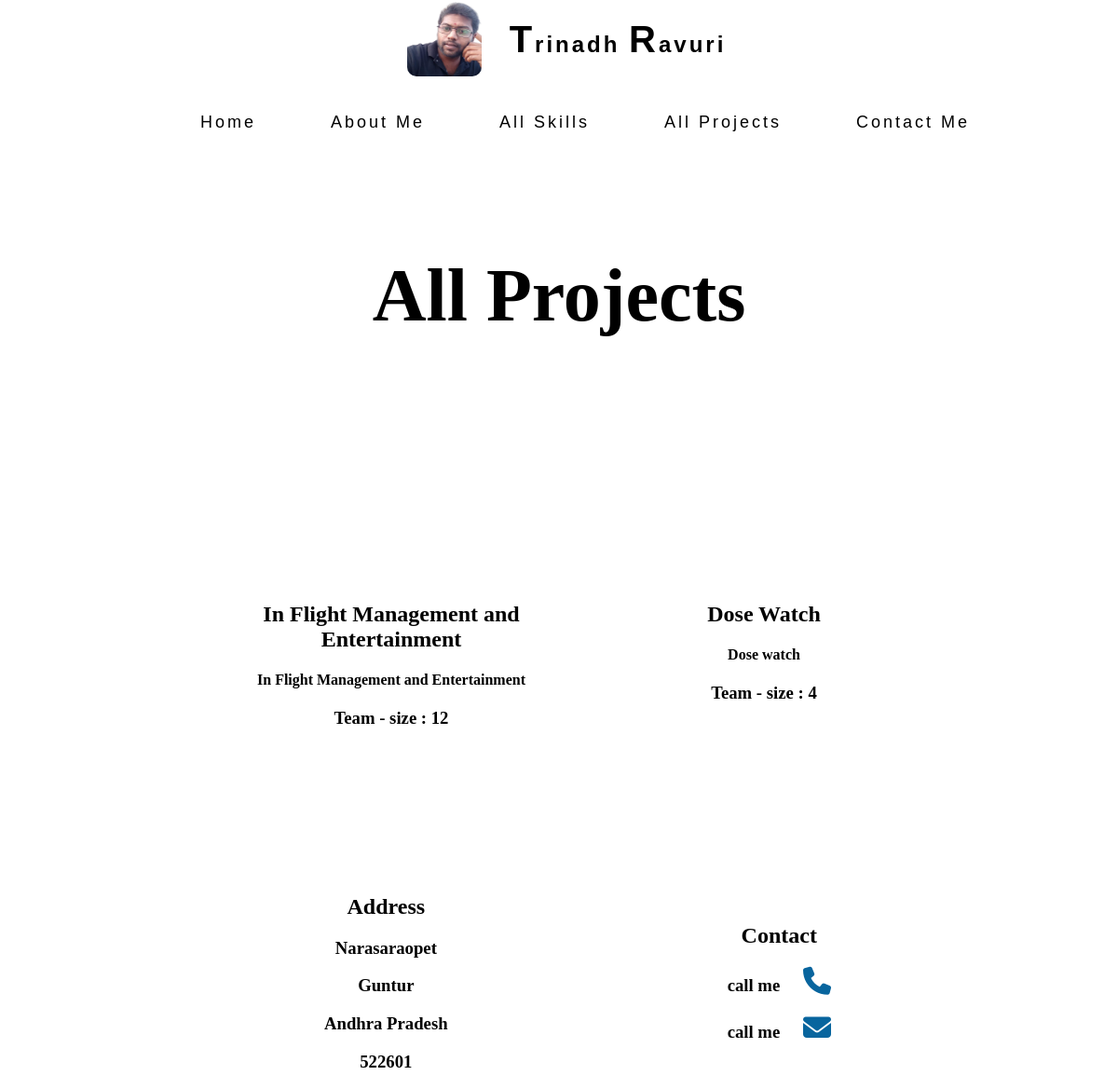
Before: /allprojects with the older database file.
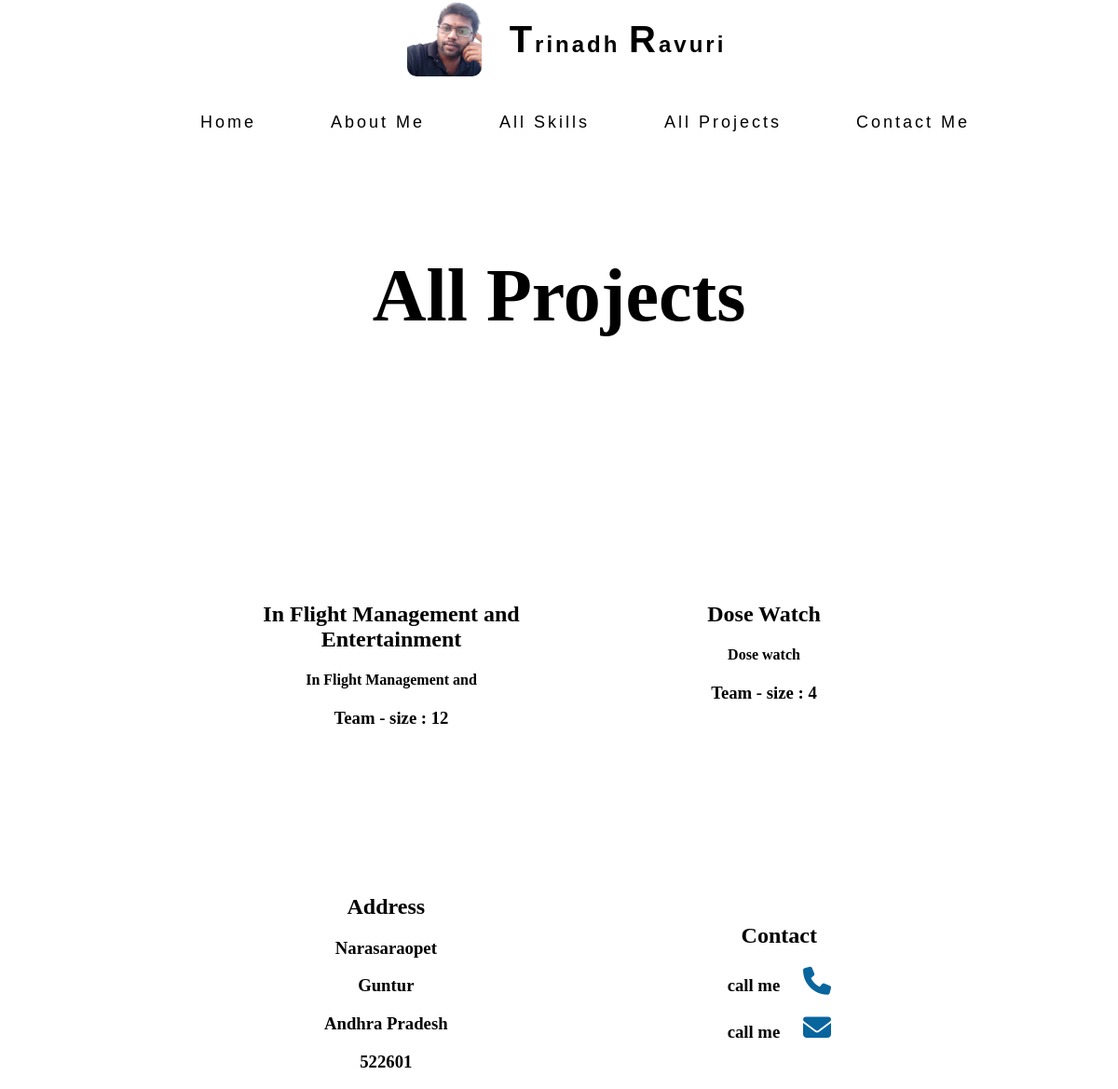
After: the same page with the newer database file.
### mypage/models.py (models this page shows, shortened)
class Projects(models.Model):
    project_name = models.CharField(max_length=100)
    project_img = models.ImageField(upload_to='media',null=True)
    Project_quote = models.CharField(max_length=500)
    project_teamsize = models.IntegerField()
    project_roles = models.TextField(max_length=10000)
    project_skills = models.ManyToManyField(Skills)
    class Meta:
        verbose_name_plural = 'Projects'

### mypage/views.py (the view)
# urls.py: path('allprojects',views.allprojects,name='allprojects'),
def allprojects(request):
    projects = Projects.objects.all()
    context = {
        'projects':projects
    }
    return render(request,'allprojects.html',context)

### mypage/templates/allprojects.html (shortened to what this page needs)
{% extends 'base.html'%}
{% load static %}
{% block content %}
<section class="allprojects">
        <h1 class="title2">All Projects</h1>
    <div>
        <ul>
            {% for project in projects %}
            <li>
                <h1 class="projectname"><a href="{% url 'singleproject' project.id %}">{{project.project_name}}</a></h1>
                <h4 class="projectqoute"><a href="{% url 'singleproject' project.id %}">{{project.Project_quote}}</a></h4>
                <h3>Team - size : {{project.project_teamsize}}</h3>
            </li>
            {% endfor %}
        </ul>
    </div>
</section>
<br>
{% endblock %}

Changed rows visible on the page:
changed Projects "In Flight Management and Entertainment": Project_quote "In Flight Management and Entertainment" → "In Flight Management and"
